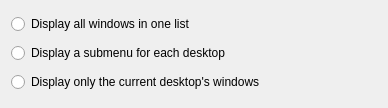
<ui version="4.0" >
 <class>Config</class>
 <widget class="QWidget" name="Config" >
  <property name="geometry" >
   <rect>
    <x>0</x>
    <y>0</y>
    <width>388</width>
    <height>108</height>
   </rect>
  </property>
  <layout class="QVBoxLayout" name="verticalLayout" >
   <item>
    <widget class="QRadioButton" name="flatButton" >
     <property name="text" >
      <string>Display all windows in one list</string>
     </property>
    </widget>
   </item>
   <item>
    <widget class="QRadioButton" name="subButton" >
     <property name="text" >
      <string>Display a submenu for each desktop</string>
     </property>
    </widget>
   </item>
   <item>
    <widget class="QRadioButton" name="curButton" >
     <property name="text" >
      <string>Display only the current desktop's windows</string>
     </property>
    </widget>
   </item>
  </layout>
 </widget>
 <connections/>
</ui>
